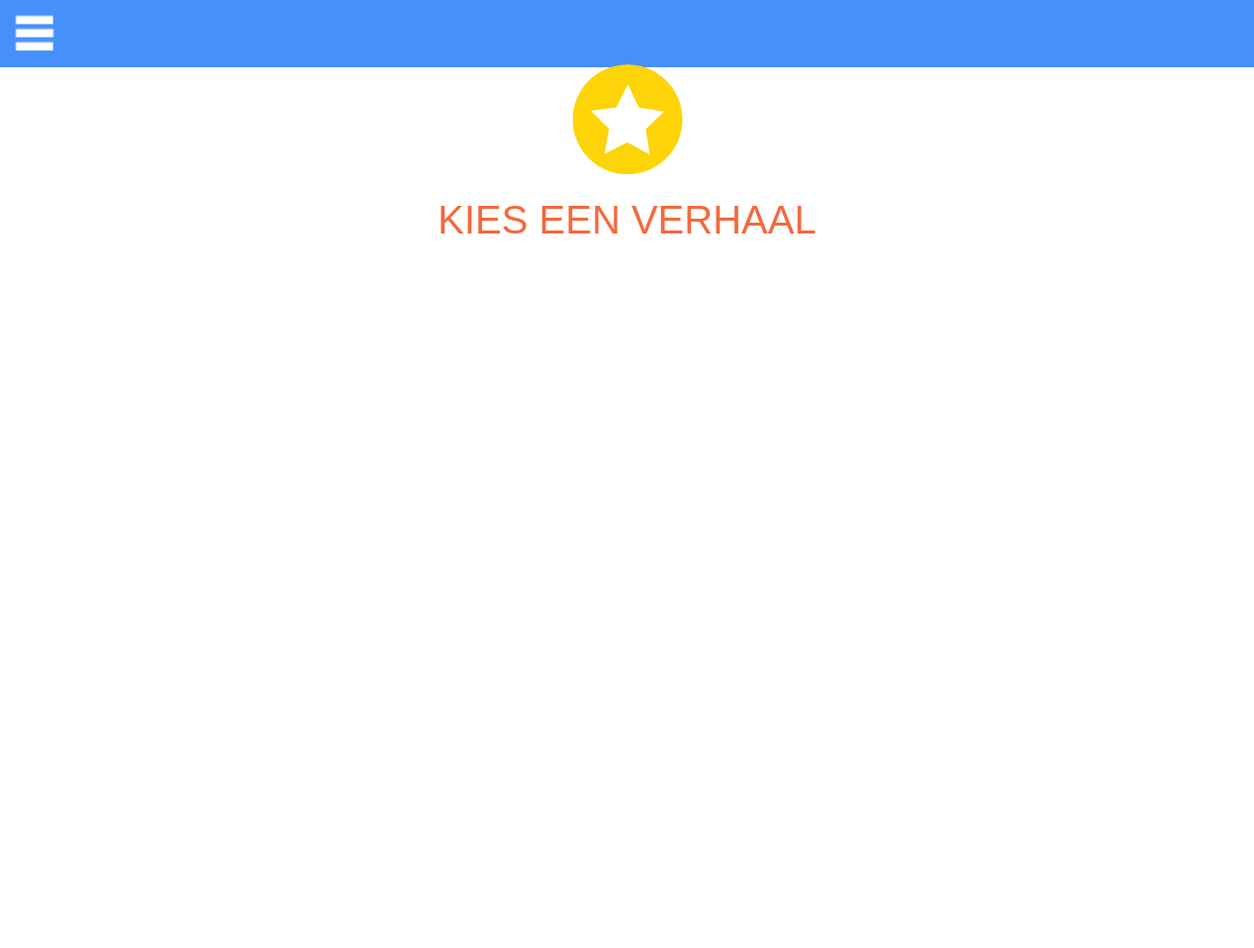
The app's page /challenge.php, older data.
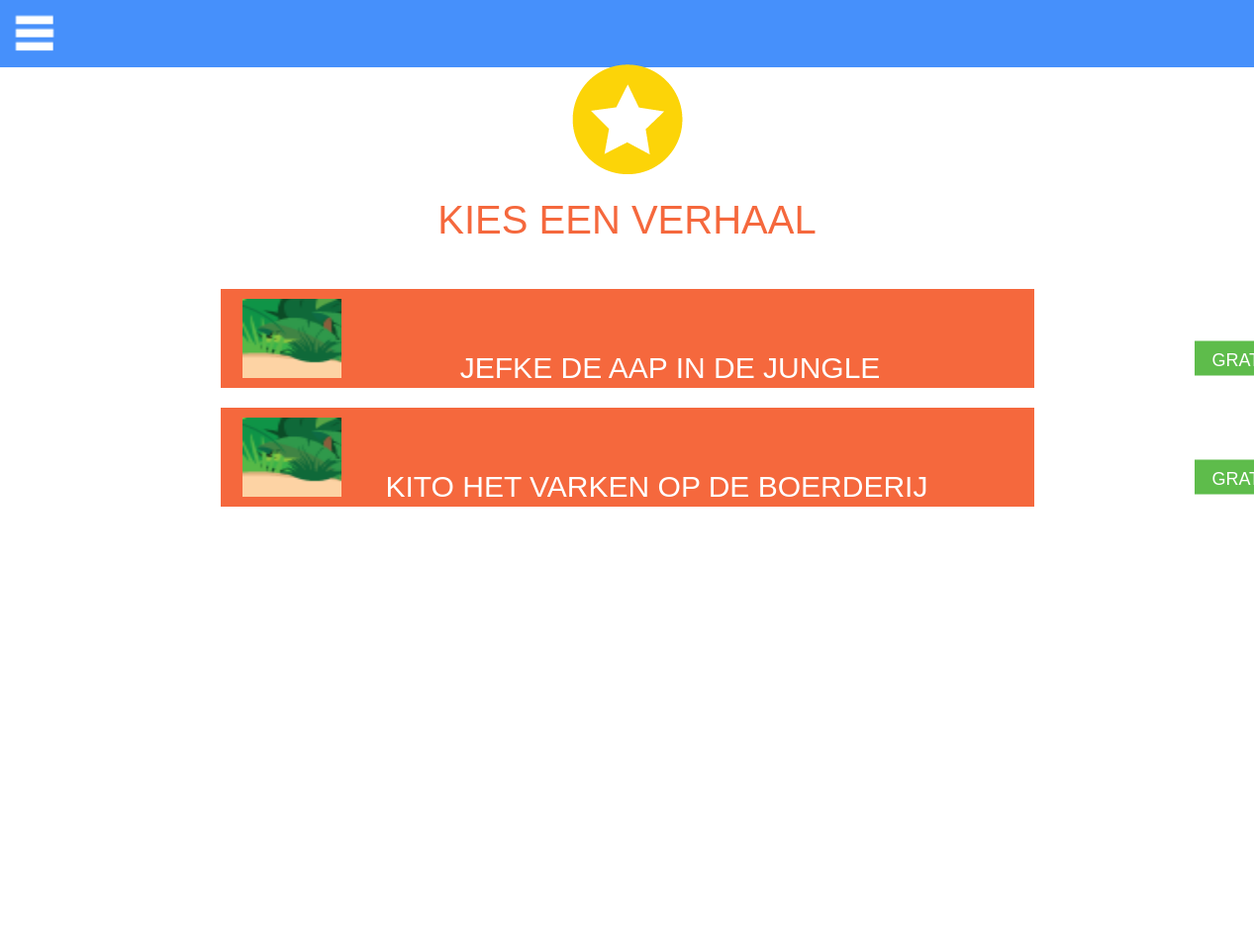
The same page, newer data.
### tables this page shows
CREATE TABLE IF NOT EXISTS `tblafbeeldingen` (
  `AfbeeldingID` int(11) NOT NULL AUTO_INCREMENT,
  `VerhaalID` int(11) NOT NULL,
  `ScoreVolImg` text NOT NULL,
  `ScoreLeegImg` text NOT NULL,
  `PrijsImg` text NOT NULL,
  `startImg` text NOT NULL,
  PRIMARY KEY (`AfbeeldingID`),
  KEY `VerhaalID` (`VerhaalID`)
);

CREATE TABLE IF NOT EXISTS `tblverhalen` (
  `VerhaalID` int(11) NOT NULL AUTO_INCREMENT,
  `Omschrijving` text,
  `Leeftijd` int(2) DEFAULT NULL,
  PRIMARY KEY (`VerhaalID`)
);

### classes/Verhaal.class.php (called while the page is built, shortened)
<?php
include_once("classes/db.class.php");
class Verhaal
{
    public function getlijst($leeftijd){
     $db = new database();
     $sql = "select v.omschrijving, a.startimg from tblverhalen v, tblafbeeldingen a
where v.verhaalid = a.verhaalid
and ".$leeftijd." between v.leeftijd and v.leeftijd+3";
        return $db->conn->query($sql);
    }
}

### classes/db.class.php (called while the page is built, shortened)
<?php
	class Database
	{
		private $m_sHost = "localhost";
		private $m_sUser = "root";
		private $m_sPassword = "";
		private $m_sDatabase = "eindwerk";
		public function __construct()
		{
			$this->conn = new mysqli($this->m_sHost, $this->m_sUser, $this->m_sPassword, $this->m_sDatabase);
		}
	}
?>

### challenge.php (the view, shortened to what this page needs)
<?php
include_once("classes/Verhaal.class.php");
$verhaal = new Verhaal();
$result = $verhaal->getlijst(6);
?>
<!DOCTYPE html>
<html lang="nl">
<head>
	<link rel="stylesheet" type="text/css" href="css/reset.css"/>
	<link rel="stylesheet" type="text/css" href="css/style.css"/>
    <link rel="stylesheet" type="text/css" media="screen" href="css/mediaqueries.css"/>
</head>
<body>
  <ul class="navigation">
    <li class="nav-item"><a href="index.php">MIJN OPDRACHTEN</a></li>
    <li class="nav-item"><a href="mijnverhalen.php">MIJN VERHALEN</a></li>
    <li class="nav-item"><a href="help.php">HELP</a></li>
</ul>
<label for="nav-trigger"></label>
<div class="site-wrap">
    <img src="images/star.png" alt="icoon star" class="storyicoon"/>
    <h1 class="story">KIES EEN VERHAAL</h1>
<?php
$i = 1;
    while ($lijst = $result->fetch_assoc())
    {
        ?>
        <div class="verhalen">
            <div id="verhaal<?php echo $i ?>">
                <img src="<?php echo $lijst['startimg']?>" alt="<?php echo $lijst['omschrijving']?>" class="foto"/>
                <a href="pagina.php?paginaNr=0"><h1><?php echo $lijst['omschrijving']?></h1></a>
                <button type="button" class="freebtn" id="btn1" disabled>GRATIS</button>
            </div>
        </div>
<?php $i++; } ?>
</div>
</body>
</html>

### css/style.css (style rules this page uses)
body { background-color: #489DF9; font-family: 'robotomedium' , sans-serif; }
h1,h2 { text-align: center; color:white; }
h1 { font-size: 30px; margin: 30px; }
p,a, label { color:black; display: block; }
button { padding: 15px; width: 50%; border: none; background-color: #45619d; color: white; font-family: 'robotomedium' , sans-serif; font-size: 2.5vh; }
h1 { font-size: 30px; color:white; font-weight: 100; text-align: center; margin-bottom: 20px; }
.indexbtn, button { margin-left: 25%; margin-top: 20px; }
.navigation { list-style: none; background: #F5683D; width: 100%; height: 100%; position: fixed; top: 0; right: 0; bottom: 0; left: 0; z-index: -1; font-family: 'robotomedium' , sans-serif; font-weight: 200; font-size: 30px; margin-top: 110px; }
.navigation .nav-item { background-color: white; height: 80px; margin-top: 20px; }
.navigation .nav-item a { text-decoration: none; color: #F5683D; padding: 0.5em 1em 0.5em 1.5em; position: absolute; margin-top: 12px; }
.site-wrap { position: relative; top: 0; left: 0; z-index: 1; padding: 4em; background-image: url(../images/banner.png); background-repeat: no-repeat; background-position: top; background-color: white; background-size: 100%; height: 830px; }
img.storyicoon { display: block; margin-left: auto; margin-right: auto; }
label[for="nav-trigger"] { position: fixed; top: 15px; left: 15px; z-index: 2; }
label[for="nav-trigger"] { width: 40px; height: 40px; cursor: pointer; background-image: url("../images/menu.png"); background-repeat: no-repeat; background-size: contain; }
.story { font-family: 'robotomedium', sans-serif; font-weight:100; color: #F5683D; margin-top: 25px; font-size: 40px; }
.verhalen { position: relative; }
#verhaal1 { width: 822px; height: 100px; background-color: #F5683D; margin-left: auto; margin-right: auto; margin-top: 50px; }
#verhaal1 h1 { font-family: 'robotomedium', sans-serif; font-weight: 100; position: absolute; top: 50%; transform: translate(50%, -50%); }
img.foto { width: 100px; height: 80px; position: absolute; top: 50%; transform: translate(22%, -50%); }
#btn1 { width: 100px; height: 35px; background-color: #5ebc4b; font-family: 'robotomedium', sans-serif; font-weight: 100; color: white; font-size: 18px; vertical-align: middle; text-align: center; line-height: 8px; position: absolute; top: 50%; transform: translate(700%, -50%); float: right; }
#verhaal2 { width: 822px; height: 100px; background-color: #F5683D; margin-left: auto; margin-right: auto; margin-top: 20px; }
#verhaal2 h1 { font-family: 'robotomedium', sans-serif; font-weight: 100; position: absolute; top: 50%; transform: translate(25%, -50%); }

Row changes from the older to the newer data that the page shows:
added tblafbeeldingen: startImg (picture), VerhaalID.Omschrijving "JEFKE DE AAP IN DE JUNGLE"
added tblafbeeldingen: startImg (picture), VerhaalID.Omschrijving "KITO HET VARKEN OP DE BOERDERIJ"
